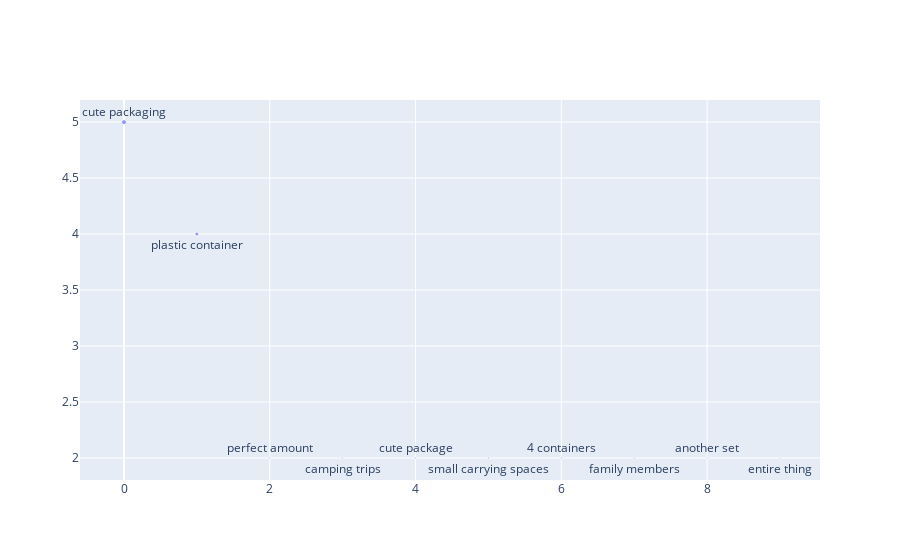

Source (notebook cell):
### Code cell
# draw bubble chart for the most ten frequency chunks
import plotly.graph_objects as go
x_data = list(range(10))
y_data = list(zip(*sort_list))[1][:10]
z_data = list(zip(*sort_list))[0][:10]
annotations = [
    dict(
        x=x_data[i], 
        y=y_data[i],
        text=z_data[i], # Some conditional to define outliers
        showarrow=False,
        xanchor='center',  # Position of text relative to x axis (left/right/center)
        yanchor='top' if i%2 else 'bottom',  # Position of text relative to y axis (top/bottom/middle)
    ) for i in range(10)
]
trace0 = go.Scatter(
    x=x_data,
    y=y_data,
    mode='markers',
    marker=dict(
        size=[i for i in y_data],
    )
)

data = [trace0]
layout = go.Layout(annotations=annotations)

fig = go.Figure(data=data, layout=layout)
fig.show()

### Figure 1 — Plotly figure (JSON) as saved in the notebook; plotly's stock layout.template omitted (floating-point values rounded to 4 significant figures)
{"data": [{"marker": {"size": [5, 4, 2, 2, 2, 2, 2, 2, 2, 2]}, "mode": "markers", "type": "scatter", "x": [0, 1, 2, 3, 4, 5, 6, 7, 8, 9], "y": [5, 4, 2, 2, 2, 2, 2, 2, 2, 2]}], "layout": {"annotations": [{"showarrow": false, "text": "cute packaging", "x": 0, "xanchor": "center", "y": 5, "yanchor": "bottom"}, {"showarrow": false, "text": "plastic container", "x": 1, "xanchor": "center", "y": 4, "yanchor": "top"}, {"showarrow": false, "text": "perfect amount", "x": 2, "xanchor": "center", "y": 2, "yanchor": "bottom"}, {"showarrow": false, "text": "camping trips", "x": 3, "xanchor": "center", "y": 2, "yanchor": "top"}, {"showarrow": false, "text": "cute package", "x": 4, "xanchor": "center", "y": 2, "yanchor": "bottom"}, {"showarrow": false, "text": "small carrying spaces", "x": 5, "xanchor": "center", "y": 2, "yanchor": "top"}, {"showarrow": false, "text": "4 containers", "x": 6, "xanchor": "center", "y": 2, "yanchor": "bottom"}, {"showarrow": false, "text": "family members", "x": 7, "xanchor": "center", "y": 2, "yanchor": "top"}, {"showarrow": false, "text": "another set", "x": 8, "xanchor": "center", "y": 2, "yanchor": "bottom"}, {"showarrow": false, "text": "entire thing", "x": 9, "xanchor": "center", "y": 2, "yanchor": "top"}]}}
